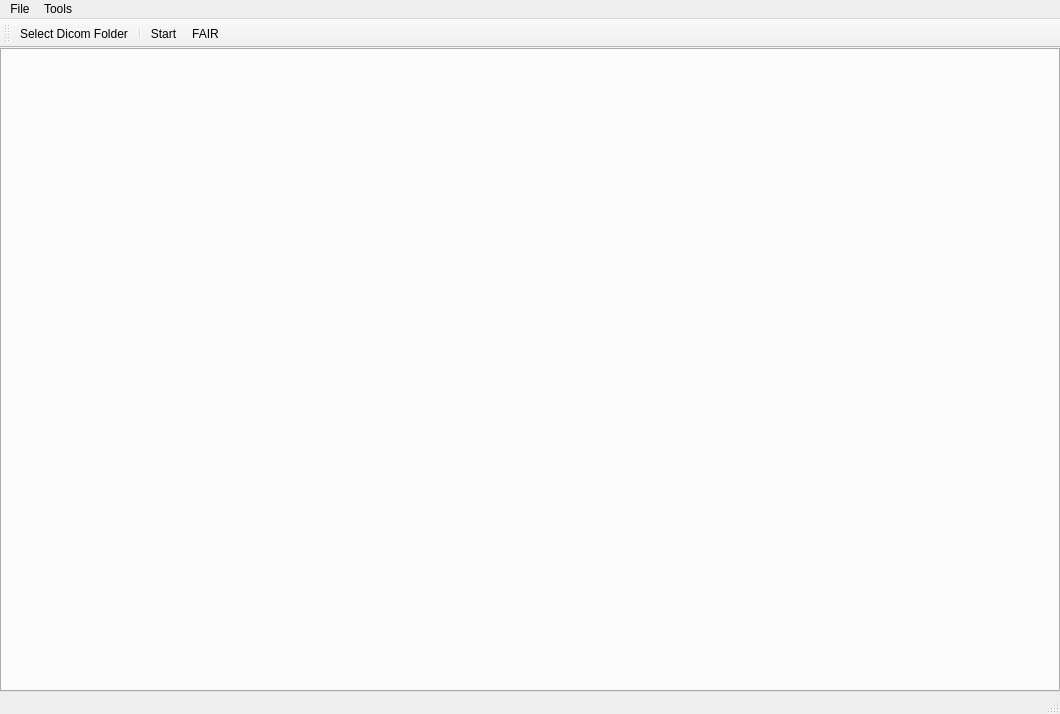
<?xml version="1.0" encoding="UTF-8"?>
<ui version="4.0">
 <class>MainWindow</class>
 <widget class="QMainWindow" name="MainWindow">
  <property name="enabled">
   <bool>true</bool>
  </property>
  <property name="geometry">
   <rect>
    <x>0</x>
    <y>0</y>
    <width>1060</width>
    <height>714</height>
   </rect>
  </property>
  <property name="windowTitle">
   <string>Dicom</string>
  </property>
  <property name="windowIcon">
   <iconset>
    <normalon>:/新前缀/qrc/GUI_Logo.ico</normalon>
   </iconset>
  </property>
  <property name="statusTip">
   <string/>
  </property>
  <property name="iconSize">
   <size>
    <width>30</width>
    <height>30</height>
   </size>
  </property>
  <property name="animated">
   <bool>true</bool>
  </property>
  <property name="documentMode">
   <bool>false</bool>
  </property>
  <property name="tabShape">
   <enum>QTabWidget::Rounded</enum>
  </property>
  <property name="dockOptions">
   <set>QMainWindow::AllowTabbedDocks|QMainWindow::AnimatedDocks</set>
  </property>
  <property name="unifiedTitleAndToolBarOnMac">
   <bool>false</bool>
  </property>
  <widget class="QWidget" name="centralwidget">
   <layout class="QHBoxLayout" name="horizontalLayout">
    <property name="spacing">
     <number>0</number>
    </property>
    <property name="leftMargin">
     <number>0</number>
    </property>
    <property name="topMargin">
     <number>0</number>
    </property>
    <property name="rightMargin">
     <number>0</number>
    </property>
    <property name="bottomMargin">
     <number>0</number>
    </property>
    <item>
     <widget class="QTabWidget" name="tabWidget">
      <property name="currentIndex">
       <number>-1</number>
      </property>
      <property name="tabsClosable">
       <bool>true</bool>
      </property>
      <property name="movable">
       <bool>true</bool>
      </property>
     </widget>
    </item>
   </layout>
  </widget>
  <widget class="QStatusBar" name="statusbar"/>
  <widget class="QToolBar" name="toolBar">
   <property name="windowTitle">
    <string>toolBar</string>
   </property>
   <property name="toolButtonStyle">
    <enum>Qt::ToolButtonIconOnly</enum>
   </property>
   <attribute name="toolBarArea">
    <enum>TopToolBarArea</enum>
   </attribute>
   <attribute name="toolBarBreak">
    <bool>false</bool>
   </attribute>
   <addaction name="actionSelect_Dicom_Folder"/>
   <addaction name="separator"/>
   <addaction name="actionStart"/>
   <addaction name="actionFAIR"/>
  </widget>
  <widget class="QMenuBar" name="menuBar">
   <property name="geometry">
    <rect>
     <x>0</x>
     <y>0</y>
     <width>1060</width>
     <height>22</height>
    </rect>
   </property>
   <widget class="QMenu" name="menuFile">
    <property name="title">
     <string>File</string>
    </property>
    <addaction name="actionSelect_Dicom_Folder"/>
    <addaction name="separator"/>
    <addaction name="actionEXit"/>
   </widget>
   <widget class="QMenu" name="menuTools">
    <property name="title">
     <string>Tools</string>
    </property>
    <addaction name="actionStart"/>
    <addaction name="actionFAIR"/>
   </widget>
   <addaction name="menuFile"/>
   <addaction name="menuTools"/>
  </widget>
  <action name="actionSelect_Dicom_Folder">
   <property name="enabled">
    <bool>true</bool>
   </property>
   <property name="icon">
    <iconset theme="accessories-calculator">
     <normalon>:/新前缀/qrc/folder.png</normalon>
    </iconset>
   </property>
   <property name="text">
    <string>Select Dicom Folder</string>
   </property>
  </action>
  <action name="actionEXit">
   <property name="icon">
    <iconset>
     <normalon>:/新前缀/qrc/Exit.png</normalon>
    </iconset>
   </property>
   <property name="text">
    <string>Exit</string>
   </property>
  </action>
  <action name="actionFAIR">
   <property name="text">
    <string>FAIR</string>
   </property>
  </action>
  <action name="actionStart">
   <property name="text">
    <string>Start</string>
   </property>
  </action>
 </widget>
 <resources>
  <include location="icons.qrc"/>
 </resources>
 <connections>
  <connection>
   <sender>actionEXit</sender>
   <signal>triggered()</signal>
   <receiver>MainWindow</receiver>
   <slot>close()</slot>
   <hints>
    <hint type="sourcelabel">
     <x>-1</x>
     <y>-1</y>
    </hint>
    <hint type="destinationlabel">
     <x>529</x>
     <y>356</y>
    </hint>
   </hints>
  </connection>
 </connections>
</ui>
